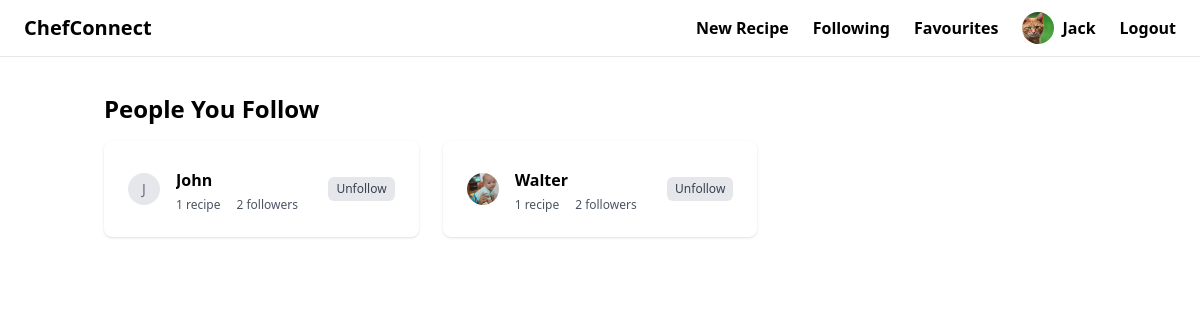
/users/profile/following/ (signed in), run on an earlier commit of the app's database.
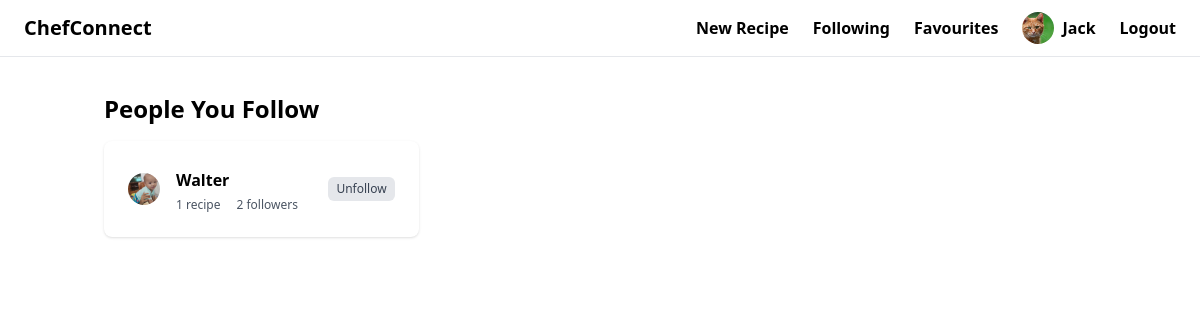
And on a later commit of the database.
### interactions/models.py (models this page shows, shortened)
class Follow(models.Model):
    follower = models.ForeignKey(settings.AUTH_USER_MODEL, on_delete=models.CASCADE, related_name='followings')
    followed_user = models.ForeignKey(settings.AUTH_USER_MODEL, on_delete=models.CASCADE, related_name='followers')
    created_at = models.DateTimeField(auto_now_add=True)

### users/models.py (models this page shows, shortened)
class CustomUser(AbstractUser):
    profile_picture = models.ImageField(upload_to="profile_pictures", blank=True, null=True)  # media/profile_pictures
    description = models.TextField(blank=True, null=True)

### users/views.py (the view)
# urls.py: path('profile/following/', following_users, name="following"),
@login_required
def following_users(request):
    user = CustomUser.objects.get(pk=request.user.id)
    return render(request, 'users/following.html', {
        "following_users": user.followings.all(),
    })

### users/templates/users/following.html (shortened to what this page needs)
{% extends 'base.html' %}
{% load static %}
{% block content %}
    <div class="container mx-auto px-4 py-4 sm:py-6">
        <h1 class="text-xl sm:text-2xl font-bold mb-4">People You Follow</h1>
        <div class="grid grid-cols-1 md:grid-cols-2 lg:grid-cols-3 gap-4 sm:gap-6">
            {% for follow in following_users %}
                <div class="bg-white rounded-lg shadow p-4 sm:p-6">
                    <div class="flex flex-col sm:flex-row items-start sm:items-center space-y-3 sm:space-y-0 sm:space-x-4">
                        {% if follow.followed_user.profile_picture %}
                            <img src="{{ follow.followed_user.profile_picture.url }}"
                                 alt="{{ follow.followed_user.username }}'s profile"
                                 class="w-12 h-12 sm:w-8 sm:h-8 rounded-full object-cover">
                        {% else %}
                            <div class="w-12 h-12 sm:w-8 sm:h-8 bg-gray-200 rounded-full flex items-center justify-center">
                                <span class="text-base sm:text-sm text-gray-500">{{ follow.followed_user.username|make_list|first|upper }}</span>
                            </div>
                        {% endif %}
                        <div class="flex-1 min-w-0">
                            <h2 class="text-lg sm:text-xl font-semibold truncate">
                                <a href="{% url 'users:chef-profile' follow.followed_user.id %}"
                                   class="hover:text-blue-600 text-base">
                                    {{ follow.followed_user.username | capfirst }}
                                </a>
                            </h2>
                            <div class="flex flex-col sm:flex-row sm:space-x-4 space-y-1 sm:space-y-0 mt-1">
                                <p class="text-gray-600 text-xs">
                                    <span>{{ follow.followed_user.created_recipes.count }}</span>
                                    {% if follow.followed_user.created_recipes.count == 1 %}recipe{% else %}
                                        recipes{% endif %}
                                </p>
                                <p class="text-gray-600 text-xs" id="follower-count-{{ follow.followed_user.id }}">
                                    {{ follow.followed_user.followers.count }}
                                    {% if follow.followed_user.followers.count == 1 %}follower{% else %}
                                        followers{% endif %}
                                </p>
                            </div>
                        </div>
                        <button class="w-full sm:w-auto mt-3 sm:mt-0 px-2 py-1 bg-gray-200 text-gray-700 text-xs rounded-md hover:bg-gray-400"
                                id="follow-button"
                                data-user-id="{{ follow.followed_user.id }}"
                                onclick="{FollowingToggleFollow({{ follow.followed_user.id }}, this)}">
                            Unfollow
                        </button>
                    </div>
                </div>
            {% endfor %}
        </div>
    </div>
{% endblock %}

What changed in the data, as far as the page shows it:
removed Follow: followed_user.username|make_list "J", followed_user.username "John", followed_user.created_recipes.count "1", followed_user.followers.count "2"
